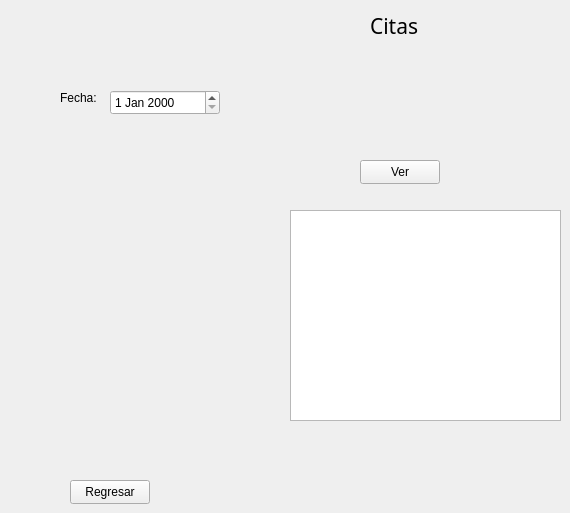
    <widget class="QWidget" name="ReporteCitas">
     <widget class="QLabel" name="label_100">
      <property name="geometry">
       <rect>
        <x>370</x>
        <y>10</y>
        <width>81</width>
        <height>31</height>
       </rect>
      </property>
      <property name="font">
       <font>
        <family>Segoe UI Black</family>
        <pointsize>16</pointsize>
       </font>
      </property>
      <property name="text">
       <string>Citas</string>
      </property>
     </widget>
     <widget class="QLabel" name="label_101">
      <property name="geometry">
       <rect>
        <x>60</x>
        <y>90</y>
        <width>49</width>
        <height>16</height>
       </rect>
      </property>
      <property name="text">
       <string>Fecha:</string>
      </property>
     </widget>
     <widget class="QDateEdit" name="dateEdit_9">
      <property name="geometry">
       <rect>
        <x>110</x>
        <y>90</y>
        <width>110</width>
        <height>25</height>
       </rect>
      </property>
     </widget>
     <widget class="QPushButton" name="pushButton_76">
      <property name="geometry">
       <rect>
        <x>360</x>
        <y>160</y>
        <width>80</width>
        <height>24</height>
       </rect>
      </property>
      <property name="text">
       <string>Ver</string>
      </property>
     </widget>
     <widget class="QTextBrowser" name="textBrowser_4">
      <property name="geometry">
       <rect>
        <x>290</x>
        <y>210</y>
        <width>271</width>
        <height>211</height>
       </rect>
      </property>
     </widget>
     <widget class="QPushButton" name="pushButton_77">
      <property name="geometry">
       <rect>
        <x>70</x>
        <y>480</y>
        <width>80</width>
        <height>24</height>
       </rect>
      </property>
      <property name="text">
       <string>Regresar</string>
      </property>
     </widget>
    </widget>
